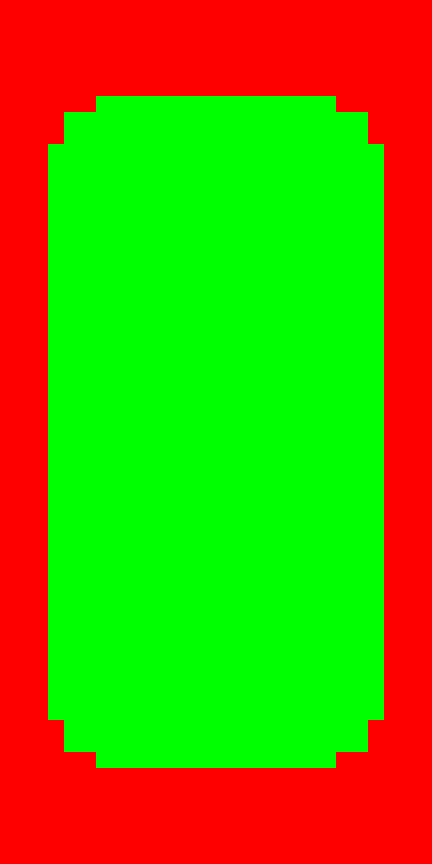

A 2D game scene composited from a Tiled map and its tileset images. What follows is a short description and the map's XML, with each tile layer's data collapsed to a summary:
An orthogonal 27x54 tile map with 16x16 px tiles, 2 tile layers (Tile Layer 1, Tile Layer top), 4 hidden layers not drawn.

<map version="1.10" tiledversion="1.10.2" orientation="orthogonal" renderorder="right-down" width="27" height="54" tilewidth="16" tileheight="16" infinite="0" nextlayerid="21" nextobjectid="16">
 <tileset firstgid="1" name="colors" tilewidth="16" tileheight="16" tilecount="9" columns="9">
  <image source="complimentaryColors/colors.png" width="144" height="16" />
 </tileset>
 <group id="8" name="redGreen" locked="1">
  <layer id="9" name="Tile Layer 1" width="27" height="54">
   <data>[1458 cells, 1458 non-empty, 1 distinct tile ids]</data>
  </layer>
  <layer id="10" name="Tile Layer top" width="27" height="54">
   <data>[1458 cells, 862 non-empty, 1 distinct tile ids]</data>
  </layer>
 </group>
 <group id="15" name="blueOrange" visible="0" locked="1">
  <layer id="16" name="Tile Layer 1" width="27" height="54">
   <data>[1458 cells, 1458 non-empty, 1 distinct tile ids]</data>
  </layer>
  <layer id="17" name="Tile Layer top" width="27" height="54">
   <data>[1458 cells, 862 non-empty, 1 distinct tile ids]</data>
  </layer>
 </group>
 <group id="18" name="Copy of blueOrange" visible="0">
  <layer id="19" name="Tile Layer 1" width="27" height="54">
   <data>[1458 cells, 1458 non-empty, 1 distinct tile ids]</data>
  </layer>
  <layer id="20" name="Tile Layer top" width="27" height="54" visible="0">
   <data>[1458 cells, 862 non-empty, 1 distinct tile ids]</data>
  </layer>
 </group>
</map>
